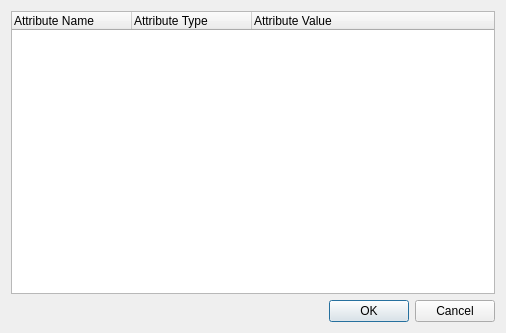
<?xml version="1.0" encoding="UTF-8"?>
<ui version="4.0">
 <class>DM::ComponentEditor</class>
 <widget class="QDialog" name="DM::ComponentEditor">
  <property name="geometry">
   <rect>
    <x>0</x>
    <y>0</y>
    <width>506</width>
    <height>333</height>
   </rect>
  </property>
  <property name="windowTitle">
   <string>Dialog</string>
  </property>
  <layout class="QVBoxLayout" name="verticalLayout">
   <item>
    <widget class="QTreeWidget" name="attributeList">
     <attribute name="headerCascadingSectionResizes">
      <bool>false</bool>
     </attribute>
     <attribute name="headerDefaultSectionSize">
      <number>120</number>
     </attribute>
     <attribute name="headerHighlightSections">
      <bool>false</bool>
     </attribute>
     <attribute name="headerShowSortIndicator" stdset="0">
      <bool>false</bool>
     </attribute>
     <attribute name="headerStretchLastSection">
      <bool>true</bool>
     </attribute>
     <column>
      <property name="text">
       <string>Attribute Name</string>
      </property>
     </column>
     <column>
      <property name="text">
       <string>Attribute Type</string>
      </property>
     </column>
     <column>
      <property name="text">
       <string>Attribute Value</string>
      </property>
     </column>
    </widget>
   </item>
   <item>
    <widget class="QDialogButtonBox" name="buttonBox">
     <property name="orientation">
      <enum>Qt::Horizontal</enum>
     </property>
     <property name="standardButtons">
      <set>QDialogButtonBox::Cancel|QDialogButtonBox::Ok</set>
     </property>
    </widget>
   </item>
  </layout>
 </widget>
 <resources/>
 <connections>
  <connection>
   <sender>buttonBox</sender>
   <signal>accepted()</signal>
   <receiver>DM::ComponentEditor</receiver>
   <slot>accept()</slot>
   <hints>
    <hint type="sourcelabel">
     <x>248</x>
     <y>254</y>
    </hint>
    <hint type="destinationlabel">
     <x>157</x>
     <y>274</y>
    </hint>
   </hints>
  </connection>
  <connection>
   <sender>buttonBox</sender>
   <signal>rejected()</signal>
   <receiver>DM::ComponentEditor</receiver>
   <slot>reject()</slot>
   <hints>
    <hint type="sourcelabel">
     <x>316</x>
     <y>260</y>
    </hint>
    <hint type="destinationlabel">
     <x>286</x>
     <y>274</y>
    </hint>
   </hints>
  </connection>
 </connections>
</ui>
